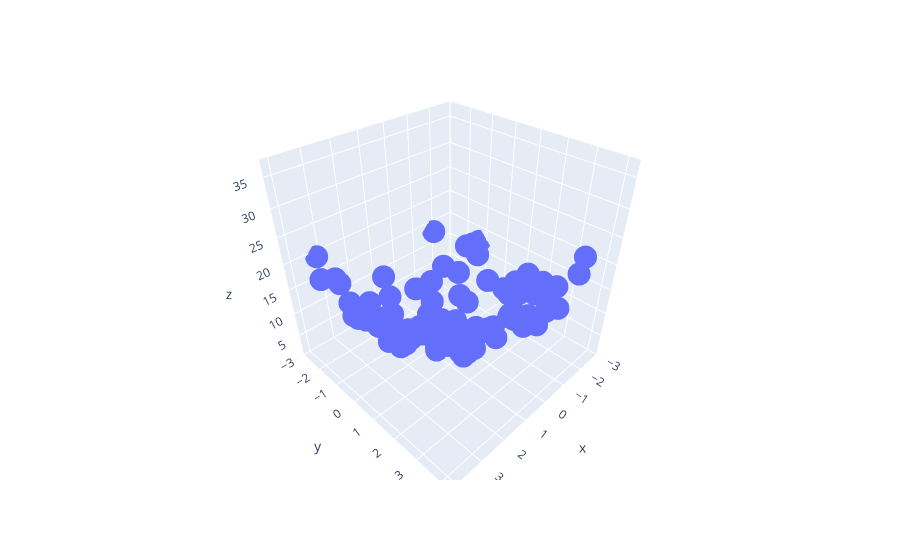

Source (notebook cell):
### Code cell
import plotly.express as px
df = px.data.iris()
fig = px.scatter_3d(df, x=x.ravel(), y=y.ravel(), z=z.ravel())
fig.show()
